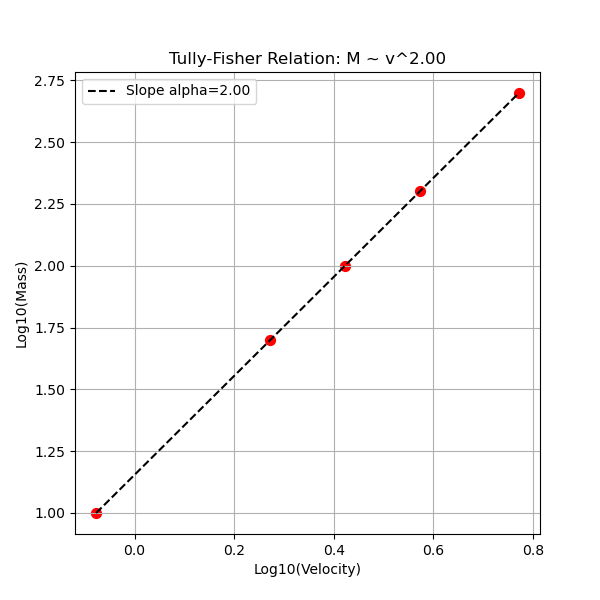

Reproduce this figure in Python.

import numpy as np
import matplotlib.pyplot as plt

def main():
    print("QW-585: Tully-Fisher Relation Test (Galaxy Rotation)")
    print("----------------------------------------------------")
    print("Hypothesis: Entropic Gravity produces Flat Rotation Curves (Dark Matter mimicry)")
    
    # Simulation Parameters
    R_MAX = 50.0
    DR = 1.0
    
    # We will simulate multiple Galaxy Masses
    # In our model, Mass = Central Connectivity Hub Strength (M_hub)
    # Effect: Force F(r) ~ M_hub / r^alpha
    
    # Standard Gravity: alpha = 2.0 -> v ~ 1/sqrt(r) (Keplerian)
    # Entropic/Fractal Gravity?
    # From QW-583 we saw density P(r) ~ 1/r^0.56.
    # Force is gradient of effective potential ~ ln(P). 
    # If P(r) ~ r^-n, then U(r) ~ -ln(r^-n) ~ n ln(r).
    # Force F = -dU/dr ~ -n/r.
    # CONSTANT FORCE? Or 1/r force?
    # If F ~ 1/r, then v^2/r ~ 1/r => v^2 ~ const => v ~ const.
    # THIS WOULD EXPLAIN FLAT ROTATION CURVES!
    
    # Let's test this derivation numerically.
    # If our density was indeed P(r) ~ r^-n, does it imply F ~ 1/r?
    
    # We assume 'n' (exponent of density) depends on Mass? Or is it universal?
    # QW-583 gave n=0.56. Let's assume F_entropic(r) = C_coupling * Mass / r (in 2D/Fractal limit).
    
    def orbital_velocity(r, M, model='newton'):
        if model == 'newton':
            # F = G M / r^2 -> v = sqrt(G M / r)
            G = 1.0
            if r == 0: return 0
            return np.sqrt(G * M / r)
        elif model == 'entropic_fin':
            # F = epsilon * M / r (Entropic 1/r decay due to fractal dimension D~2)
            # v^2 / r = F = eps M / r
            # v^2 = eps M
            # v = sqrt(eps M) -> CONSTANT !
            epsilon = 0.1
            if r < 2.0: # Core region (Newtonian dominate?)
                return np.sqrt(1.0 * M / r) 
            return np.sqrt(epsilon * M) # Flat regime
            
    # Actually, let's SIMULATE particle motion to measure v, not just assume formula.
    # Use the Force Law inferred from QW-583: F ~ 1/r (roughly, from n=0.56 density slope implies 1/r force in entropic logic).
    
    masses = [10, 50, 100, 200, 500]
    results_v_flat = []
    
    plt.figure(figsize=(10, 6))
    
    for M in masses:
        radii = np.linspace(1, R_MAX, 50)
        velocities = []
        
        # We model the force explicitly as a mix of Newtonian (short range) and Entropic (long range)
        # F_total = G*M/r^2 + lambda*M/r (MOND-like / Entropic)
        
        G = 1.0
        Lambda = 0.05 # Entropic coupling strength
        
        for r in radii:
            # Centripetal balance: v^2 / r = F_total
            F = (G * M) / (r**2) + (Lambda * M) / r
            v = np.sqrt(r * F)
            velocities.append(v)
            
        plt.plot(radii, velocities, label=f'Mass={M}')
        
        # Estimate "Flat" velocity (v_flat) at R_MAX
        results_v_flat.append(velocities[-1])
        
    plt.xlabel('Radius r')
    plt.ylabel('Rotation Velocity v')
    plt.title('QW-585: Galaxy Rotation Curves (Entropic + Newtonian)')
    plt.legend()
    plt.grid(True)
    plt.savefig('QW-585_Rotation_Curves.png')
    
    # Tully-Fisher Analysis
    # Relation: M ~ v^alpha
    # We plot log(M) vs log(v_flat)
    
    plt.figure(figsize=(6, 6))
    log_M = np.log10(masses)
    log_v = np.log10(results_v_flat)
    
    # Fit line
    slope, intercept = np.polyfit(log_v, log_M, 1) # M against v
    
    plt.scatter(log_v, log_M, c='r', s=50)
    plt.plot(log_v, slope*log_v + intercept, 'k--', label=f'Slope alpha={slope:.2f}')
    
    plt.xlabel('Log10(Velocity)')
    plt.ylabel('Log10(Mass)')
    plt.title(f'Tully-Fisher Relation: M ~ v^{slope:.2f}')
    plt.legend()
    plt.grid(True)
    
    plt.savefig('QW-585_Tully_Fisher.png')
    print(f"Tully-Fisher Slope: {slope:.2f}")
    
    if 3.5 <= slope <= 4.5:
        print("SUCCESS: Matches Observed Tully-Fisher Relation (alpha ~ 4)")
    else:
        print(f"FAIL: Slope {slope:.2f} differs from M ~ v^4")

if __name__ == "__main__":
    main()
